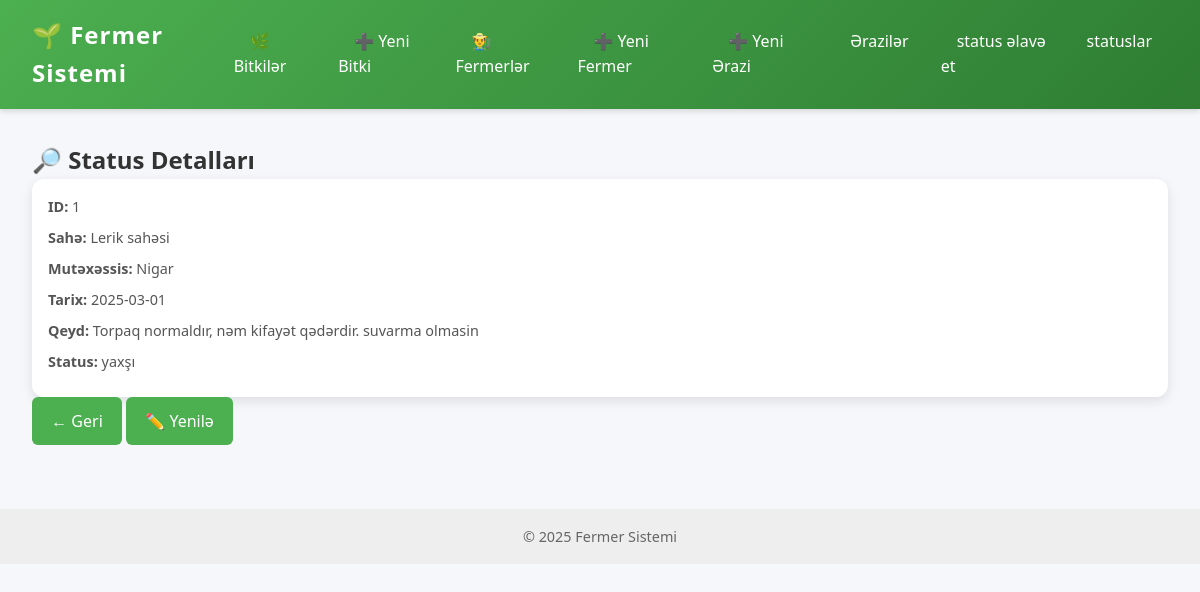
The page /status/1 on the database its author committed.
### models.py (models this page shows, shortened)
class AreaStatus(db.Model):
    __tablename__ = "area_status"
    id = db.Column(db.Integer, primary_key=True)
    area_id = db.Column(db.Integer, db.ForeignKey("area.id"))
    specialist_id = db.Column(db.Integer, db.ForeignKey("specialist.id"))
    inspection_date = db.Column(db.Date)
    notes = db.Column(db.Text)
    status = db.Column(db.String(20))  # yaxşı / orta / pis və ya ballıq
    area = db.relationship("Area", back_populates="status")
    specialist = db.relationship("Specialist", back_populates="inspections")

class Area(db.Model):
    __tablename__ = "area"
    id = db.Column(db.Integer, primary_key=True)
    name = db.Column(db.String(100))
    location = db.Column(db.String(200))
    gps = db.Column(db.String(100))
    region = db.Column(db.String(100))
    size_hectares = db.Column(db.Float)
    soil_id = db.Column(db.Integer, db.ForeignKey("soil.id"))
    approval_document = db.Column(db.String(200))
    soil = db.relationship("Soil", back_populates="areas")
    status = db.relationship("AreaStatus", back_populates="area")
    sensors = db.relationship("Sensor", back_populates="area")
    fermers = db.relationship("Fermer", back_populates="area")
    plants = db.relationship("Plant", back_populates="area")

class Specialist(db.Model):
    __tablename__ = "specialist"
    id = db.Column(db.Integer, primary_key=True)
    name = db.Column(db.String(100))
    last_name = db.Column(db.String(100))
    contact_info = db.Column(db.String(100))
    inspections = db.relationship("AreaStatus", back_populates="specialist")
    problems_solved = db.relationship("Problem", back_populates="specialist")

### routes/areaStatus.py (the view)
    @app.route('/status/<int:status_id>', methods=['GET'], endpoint='single_status')
    def single_status(status_id):
        areaStatus = get_status_by_id(status_id)
        return render_template('areaStatus/single.html', areaStatus=areaStatus)

### templates/areaStatus/single.html (shortened to what this page needs)
{% extends "base.html" %}
{% block content %}
<div class="container mt-4">
    <h2>🔎 Status Detalları</h2>
    <div class="card shadow-sm mt-3">
        <div class="card-body">
            <p><strong>ID:</strong> {{ areaStatus.id }}</p>
            <p><strong>Sahə:</strong> {{ areaStatus.area.name }}</p>
            <p><strong>Mutəxəssis:</strong> {{ areaStatus.specialist.name }}</p>
            <p><strong>Tarix:</strong> {{ areaStatus.inspection_date }}</p>
            <p><strong>Qeyd:</strong> {{ areaStatus.notes }}</p>
            <p><strong>Status:</strong> <span class="badge bg-info">{{ areaStatus.status }}</span></p>
        </div>
    </div>
    <a href="{{ url_for('list_status') }}" class="btn btn-secondary mt-3">← Geri</a>
    <a href="{{ url_for('update_status', status_id=areaStatus.id) }}" class="btn btn-warning mt-3">✏️ Yenilə</a>
</div>
{% endblock %}

### static/css/style.css (style rules this page uses)
* { margin: 0; padding: 0; box-sizing: border-box; font-family: "Segoe UI", Roboto, sans-serif; }
body { background: #f5f7fa; color: #333; line-height: 1.6; }
.card { background: white; border-radius: 12px; overflow: hidden; box-shadow: 0 4px 12px rgba(0,0,0,0.1); transition: transform 0.2s, box-shadow 0.2s; }
.card-body { padding: 1rem; }
.card-body p { font-size: 0.9rem; color: #555; margin-bottom: 0.5rem; }
.btn { display: inline-block; background: #4CAF50; color: white; padding: 0.7rem 1.2rem; border-radius: 6px; text-decoration: none; transition: 0.3s; text-align: center; font-weight: 500; }

### rows shown on the page
AreaStatus: id "1", inspection_date "2025-03-01", notes "Torpaq normaldır, nəm kifayət qədərdir. suvarma olmasin", status "yaxşı"
Area: area.name "Lerik sahəsi"
Specialist: specialist.name "Nigar"
